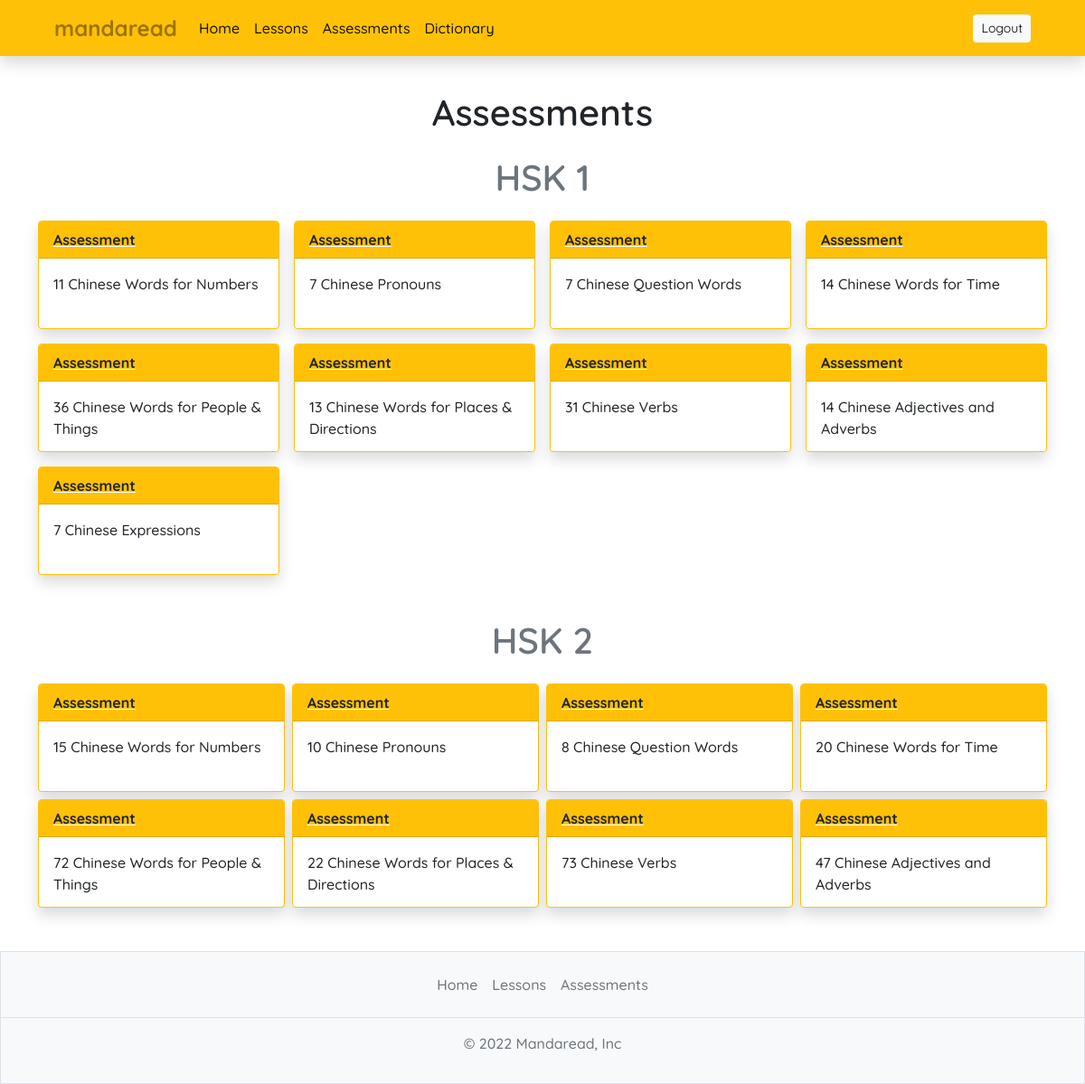
The page /assessments/ on the database as committed earlier.
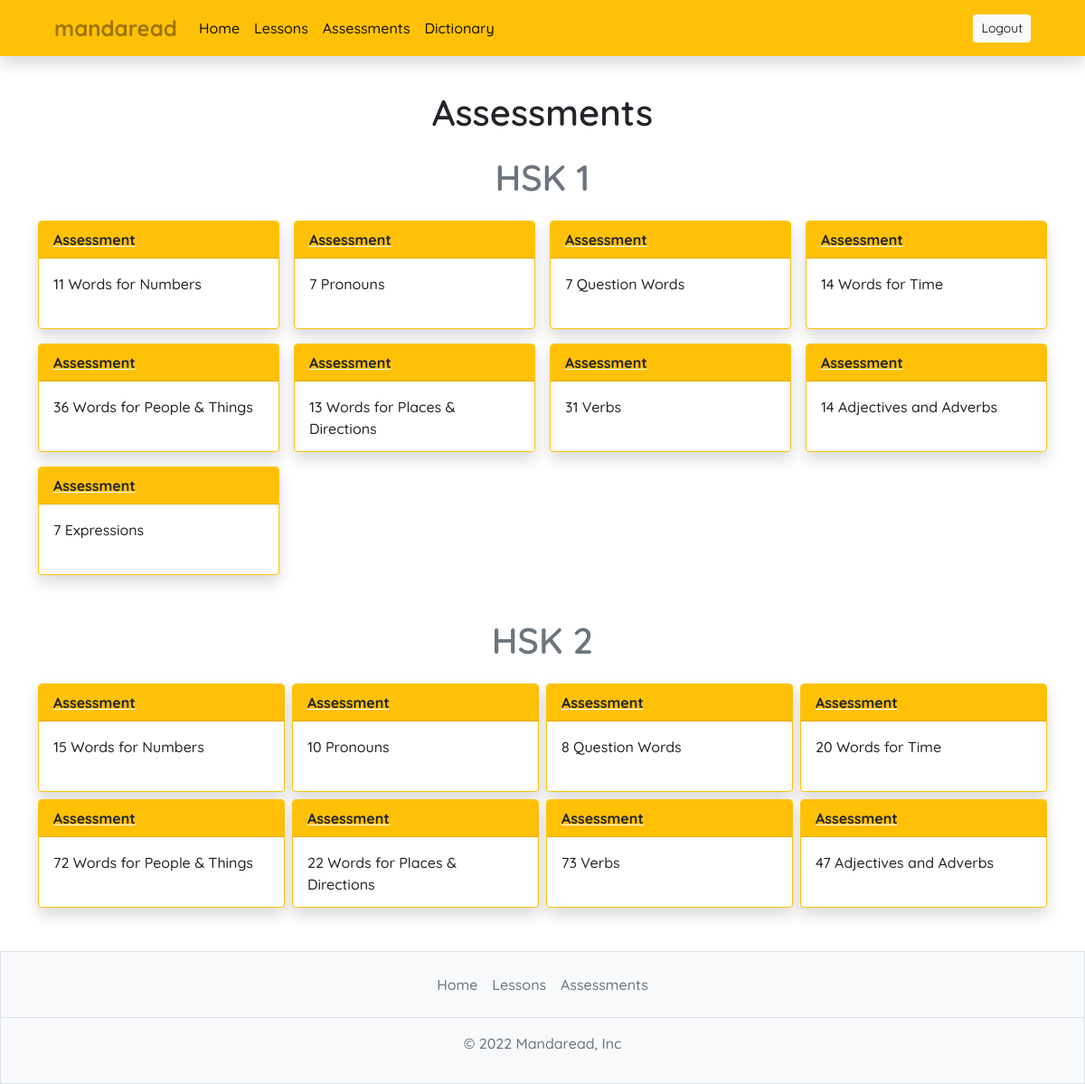
The same page on the database as committed later.
### lessonbank/models.py (models this page shows, shortened)
class LessonBank(models.Model):
    hsk = models.PositiveIntegerField(default=1, null=False, blank=False, validators=[MinValueValidator(1), MaxValueValidator(2)])
    title = models.CharField(max_length=255, null=False, blank=False)
    description = models.TextField(null=False, blank=False)
    read_by = models.ManyToManyField(User, null=True, blank=True)

### assessments/views.py (the view)
# urls.py: path('', views.AssessmentsListView.as_view(), name='mandaread-assessments')
class AssessmentsListView(ListView):
    template_name = "assessments/assessment_list.html"
    model = LessonBank
    def get_context_data(self, **kwargs):
        context = super().get_context_data(**kwargs)
        context['lesson_list_1'] = LessonBank.objects.filter(hsk=1)
        context['lesson_list_2'] = LessonBank.objects.filter(hsk=2)
        return context

### assessments/templates/assessments/assessment_list.html
{% extends 'mandaread/base.html' %}
{% block content %}
<div class="container mb-3">
    <h1 class="text-center">Assessments</h1>
</div>
<div class="container mb-5">
    <h1 class="mb-4 text-center text-muted">HSK 1</h1>
    <div class="row row-cols-2 row-cols-md-3 row-cols-lg-4 g-3">
        {% if lesson_list_1 %}
            {% for lesson in lesson_list_1 %}
                <div class="col d-flex justify-content-center align-items-center">
                    <a class="col-4 card text-white border-warning w-100 shadow" role="button" href="{% url 'mandaread-assessment' lesson.id %}" style="max-width: 18rem; height: 120px;">
                        <b class="card-header text-dark bg-warning">Assessment {{ lesson.lesson_number }}</b>
                        <div class="card-body">
                            <span class="text-dark">{{ lesson.title }}</span>
                        </div>
                    </a>
                </div>
            {% endfor %}
        {% else %}
            <div class="container">
                <h4 class="text-secondary text-center">Oops! no lessons here yet!</h4>
            </div>
        {% endif %}
    </div>
</div>
<div class="container mb-5">
    <h1 class="mb-4 text-center text-muted">HSK 2</h1>
    <div class="row row-cols-2 row-cols-md-3 row-cols-lg-4 g-2">
        {% if lesson_list_2 %}
            {% for lesson in lesson_list_2 %}
                <div class="col d-flex justify-content-center align-items-center">
                    <a class="col-4 card text-white border-warning w-100 shadow" role="button"
                        href="{% url 'mandaread-assessment' lesson.id %}" style="max-width: 18rem; height: 120px;">
                        <b class="card-header text-dark bg-warning">Assessment {{ lesson.lesson_number }}</b>
                        <div class="card-body">
                            <span class="text-dark">{{ lesson.title }}</span>
                        </div>
                    </a>
                </div>
            {% endfor %}
        {% else %}
            <div class="container">
                <h4 class="text-secondary text-center">Oops! no lessons here yet!</h4>
            </div>
        {% endif %}
    </div>
</div>
{% endblock %}

Rows that differ between the two databases and show on the page:
changed LessonBank: title "11 Chinese Words for Numbers" → "11 Words for Numbers"
changed LessonBank: title "7 Chinese Pronouns" → "7 Pronouns"
changed LessonBank: title "7 Chinese Question Words" → "7 Question Words"
changed LessonBank: title "14 Chinese Words for Time" → "14 Words for Time"
changed LessonBank: title "36 Chinese Words for People & Things" → "36 Words for People & Things"
changed LessonBank: title "13 Chinese Words for Places & Directions" → "13 Words for Places & Directions"
changed LessonBank: title "31 Chinese Verbs" → "31 Verbs"
changed LessonBank: title "14 Chinese Adjectives and Adverbs" → "14 Adjectives and Adverbs"
changed LessonBank: title "7 Chinese Expressions" → "7 Expressions"
changed LessonBank: title "15 Chinese Words for Numbers" → "15 Words for Numbers"
changed LessonBank: title "10 Chinese Pronouns" → "10 Pronouns"
changed LessonBank: title "8 Chinese Question Words" → "8 Question Words"
changed LessonBank: title "20 Chinese Words for Time" → "20 Words for Time"
changed LessonBank: title "72 Chinese Words for People & Things" → "72 Words for People & Things"
changed LessonBank: title "22 Chinese Words for Places & Directions" → "22 Words for Places & Directions"
changed LessonBank: title "73 Chinese Verbs" → "73 Verbs"
changed LessonBank: title "47 Chinese Adjectives and Adverbs" → "47 Adjectives and Adverbs"
